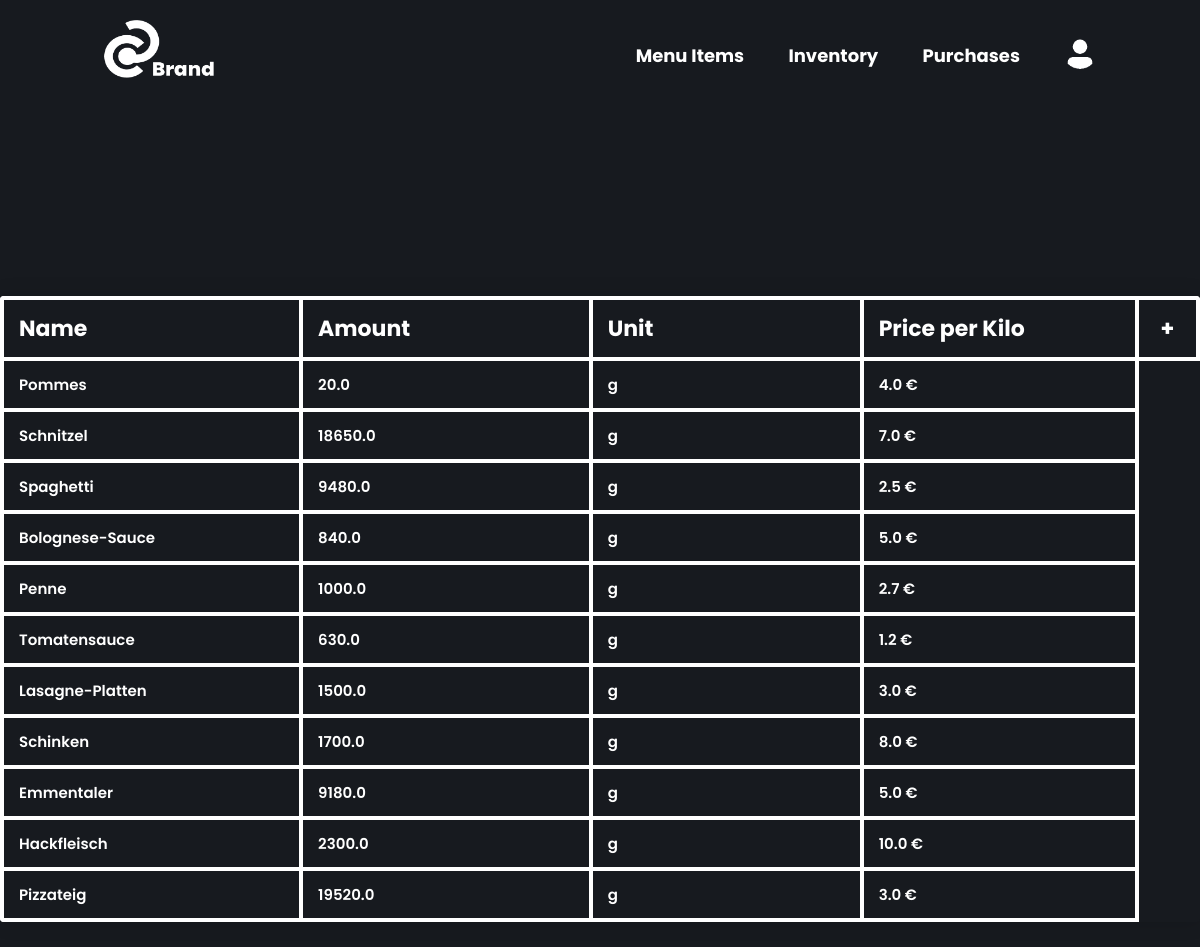
Screenshot of /inventory/ (signed in) with the database file from the repository.
### restaurant/models.py (models this page shows, shortened)
class Ingredient(models.Model):
    UNIT_CHOICES = [
        ("g", "Gramm")
    ]
    ingredient_name = models.CharField(max_length=100, blank=False)
    ingredient_amount = models.FloatField(default=0, blank=False)
    ingredient_unit = models.CharField(max_length=30, choices=UNIT_CHOICES)
    price_per_kilo = models.FloatField(default=0, null=True, blank=False)

### restaurant/views.py (the view)
# urls.py: path('inventory/', views.InventoryList.as_view(), name='inventory'),
class InventoryList(LoginRequiredMixin, TemplateView):
    template_name = "inventory_table.html"
    def get_context_data(self, **kwargs: Any) -> dict[str, Any]:
        context = super().get_context_data(**kwargs)
        inventory_items = Ingredient.objects.all()
        context["data"] = inventory_items
        context["columns"] = ["Name", "Amount", "Unit", "Price per Kilo"]
        return context

### templates/inventory_table.html (shortened to what this page needs)
{% extends 'base.html' %}
{% load static %}
{% block content %}
<div class="table--wrapper">
    <div class="table--container">
        <table class="content-table">
            <thead>
                <tr>
                    {% for column_name in columns %}
                    <th>{{ column_name }}</th>
                    {% endfor %}
                    <th class="table--add--button" data-href="{% url 'ingredient_create' %}">+</th>
                </tr>
            </thead>
            <tbody>
                {% for ingredient in data %}
                <tr class="clickable-row" data-href="{% url 'ingredient_update' ingredient.id %}">
                    <td>{{ ingredient.ingredient_name }}</td>
                    <td>{{ ingredient.ingredient_amount }}</td>
                    <td>{{ ingredient.ingredient_unit }}</td>
                    <td>{{ ingredient.price_per_kilo }} €</td>
                </tr>
                {% empty %}
                <h1>No Menu Items Yet</h1>
                {% endfor %}
            </tbody>
        </table>
    </div>
</div>
{% endblock %}

### static/restaurant/styles.css (style rules this page uses)
* { margin: 0; padding: 0; box-sizing: border-box; font-family: "Poppins", sans-serif; }
body { min-height: 100vh; background-color: #171a1f; }
.table--wrapper { display: flex; position: relative; justify-content: center; top: 20vh; }
.table--container { display: flex; justify-content: center; align-items: center; text-align: left; flex-direction: column; position: relative; height: fit-content; max-width: max-content; }
.content-table { border-collapse: collapse; border-radius: 4px 4px 4px 4px; margin: 25px 0; font-size: 0.9em; min-width: 400px; overflow: hidden; box-shadow: 0 0 20px rgba(0,0,0,0.15); }
.content-table thead tr { background-color: #171a1f; color: white; text-align: left; font-weight: bold; font-size: 22px; cursor: default; }
.content-table th, .content-table td { padding: 12px 15px; border: 4px solid white; width: 400px; }
.content-table th.table--add--button { width: 70px; text-align: center; cursor: pointer; }
.content-table td { font-weight: 600; color: white; }
.content-table tbody tr { background-color: #171a1f; font-size: 15px; }

### rows the page displays
Ingredient: ingredient_name "Pommes", ingredient_amount "20.0", ingredient_unit "g", price_per_kilo "4.0"
Ingredient: ingredient_name "Schnitzel", ingredient_amount "18650.0", ingredient_unit "g", price_per_kilo "7.0"
Ingredient: ingredient_name "Spaghetti", ingredient_amount "9480.0", ingredient_unit "g", price_per_kilo "2.5"
Ingredient: ingredient_name "Bolognese-Sauce", ingredient_amount "840.0", ingredient_unit "g", price_per_kilo "5.0"
Ingredient: ingredient_name "Penne", ingredient_amount "1000.0", ingredient_unit "g", price_per_kilo "2.7"
Ingredient: ingredient_name "Tomatensauce", ingredient_amount "630.0", ingredient_unit "g", price_per_kilo "1.2"
Ingredient: ingredient_name "Lasagne-Platten", ingredient_amount "1500.0", ingredient_unit "g", price_per_kilo "3.0"
Ingredient: ingredient_name "Schinken", ingredient_amount "1700.0", ingredient_unit "g", price_per_kilo "8.0"
Ingredient: ingredient_name "Emmentaler", ingredient_amount "9180.0", ingredient_unit "g", price_per_kilo "5.0"
Ingredient: ingredient_name "Hackfleisch", ingredient_amount "2300.0", ingredient_unit "g", price_per_kilo "10.0"
Ingredient: ingredient_name "Pizzateig", ingredient_amount "19520.0", ingredient_unit "g", price_per_kilo "3.0"

### other values shown
{{ column_name }} "Name" "Amount" "Unit" "Price per Kilo"
